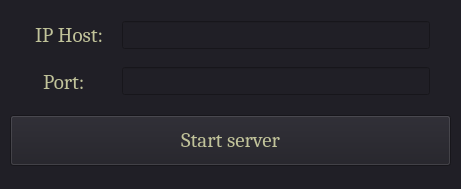
<?xml version="1.0" encoding="UTF-8"?>
<ui version="4.0">
 <class>server_window</class>
 <widget class="QMainWindow" name="server_window">
  <property name="geometry">
   <rect>
    <x>0</x>
    <y>0</y>
    <width>461</width>
    <height>189</height>
   </rect>
  </property>
  <property name="font">
   <font>
    <family>Cambria</family>
    <pointsize>16</pointsize>
   </font>
  </property>
  <property name="windowTitle">
   <string>Server</string>
  </property>
  <property name="styleSheet">
   <string notr="true">background-color: rgb(32, 31, 38);</string>
  </property>
  <widget class="QWidget" name="centralwidget">
   <widget class="QLabel" name="label">
    <property name="geometry">
     <rect>
      <x>35</x>
      <y>20</y>
      <width>75</width>
      <height>31</height>
     </rect>
    </property>
    <property name="font">
     <font>
      <family>Cambria</family>
      <pointsize>16</pointsize>
     </font>
    </property>
    <property name="styleSheet">
     <string notr="true">color: rgb(193, 195, 154);</string>
    </property>
    <property name="text">
     <string>IP Host:</string>
    </property>
   </widget>
   <widget class="QLineEdit" name="IP_host">
    <property name="geometry">
     <rect>
      <x>122</x>
      <y>21</y>
      <width>308</width>
      <height>28</height>
     </rect>
    </property>
    <property name="font">
     <font>
      <family>Cambria</family>
      <pointsize>16</pointsize>
     </font>
    </property>
    <property name="styleSheet">
     <string notr="true">color: rgb(193, 195, 154);</string>
    </property>
    <property name="text">
     <string/>
    </property>
   </widget>
   <widget class="QLabel" name="label_2">
    <property name="geometry">
     <rect>
      <x>43</x>
      <y>62</y>
      <width>48</width>
      <height>41</height>
     </rect>
    </property>
    <property name="font">
     <font>
      <family>Cambria</family>
      <pointsize>16</pointsize>
     </font>
    </property>
    <property name="styleSheet">
     <string notr="true">color: rgb(193, 195, 154);</string>
    </property>
    <property name="text">
     <string>Port:</string>
    </property>
   </widget>
   <widget class="QLineEdit" name="Port">
    <property name="geometry">
     <rect>
      <x>122</x>
      <y>67</y>
      <width>308</width>
      <height>28</height>
     </rect>
    </property>
    <property name="font">
     <font>
      <family>Cambria</family>
      <pointsize>16</pointsize>
     </font>
    </property>
    <property name="styleSheet">
     <string notr="true">color: rgb(193, 195, 154);</string>
    </property>
    <property name="text">
     <string/>
    </property>
   </widget>
   <widget class="QPushButton" name="start_button">
    <property name="geometry">
     <rect>
      <x>10</x>
      <y>115</y>
      <width>441</width>
      <height>51</height>
     </rect>
    </property>
    <property name="font">
     <font>
      <family>Cambria</family>
      <pointsize>16</pointsize>
     </font>
    </property>
    <property name="styleSheet">
     <string notr="true">color: rgb(193, 195, 154);</string>
    </property>
    <property name="text">
     <string>Start server</string>
    </property>
   </widget>
  </widget>
 </widget>
 <resources/>
 <connections/>
</ui>
